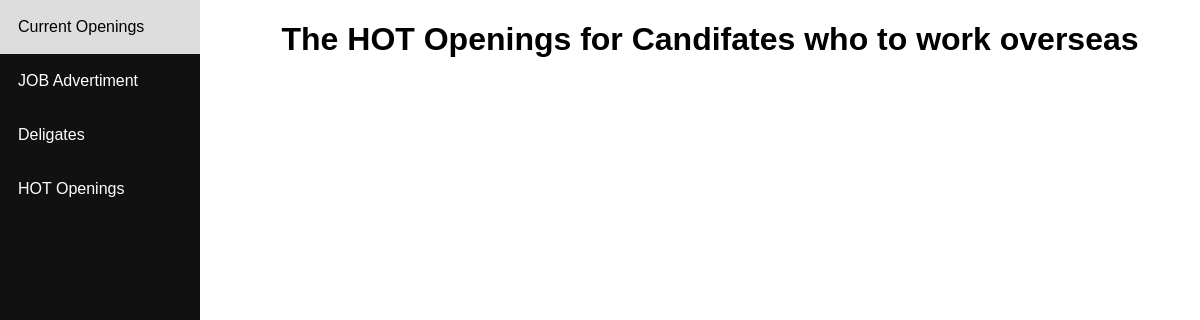
Before: /hotopening/ with the older database file.
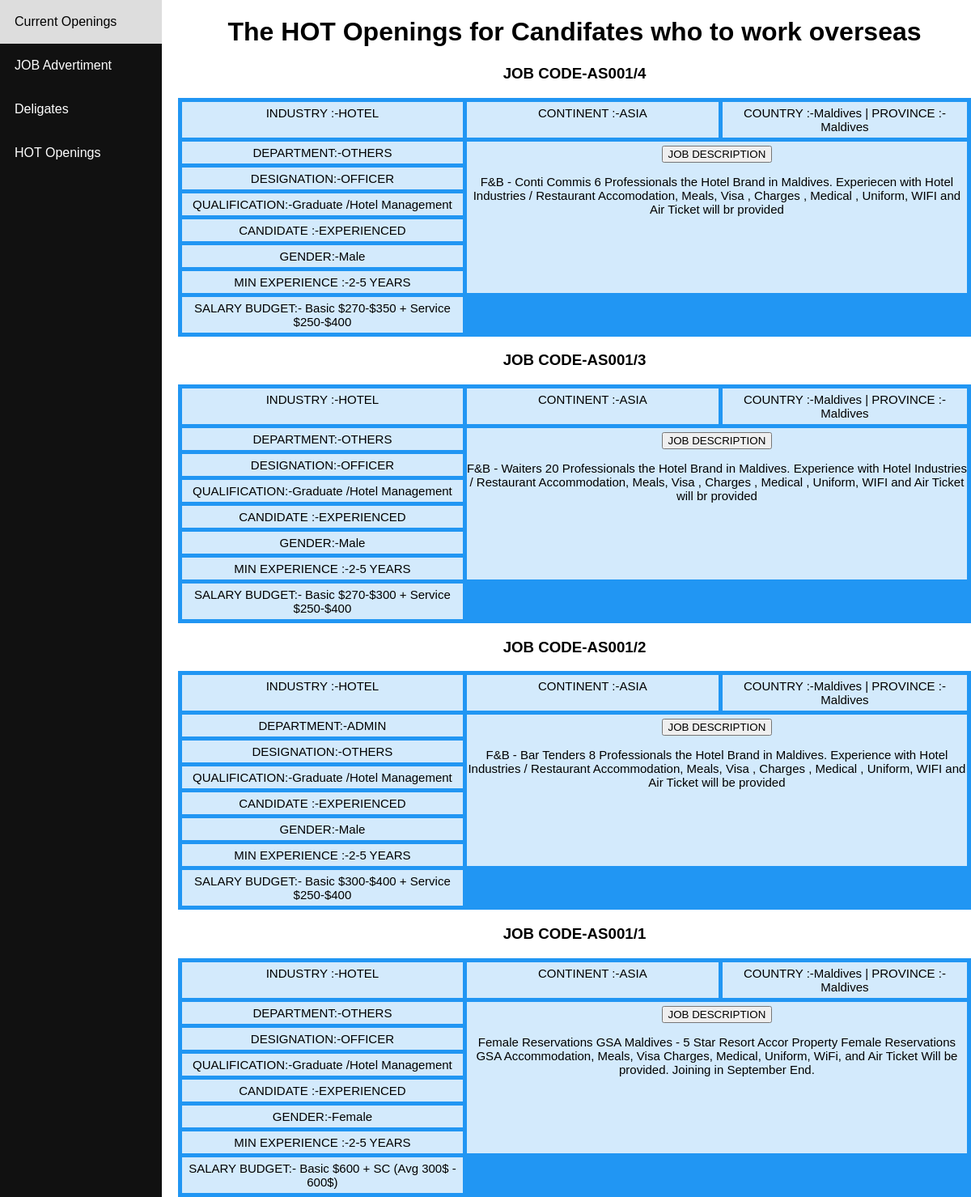
After: the same page with the newer database file.
### hotopening/models.py (models this page shows)
class hopening(models.Model):
	Deligate=models.ForeignKey(deligate,null=True,blank=True,on_delete=models.SET_NULL)
	Regno = models.CharField(default=0,max_length=100)
	Industry = models.CharField(default=0,max_length=100)
	Continent=models.CharField(default=0,choices=CONT_CHOICES,max_length=100)
	Country= models.CharField(default=0, max_length=100)
	Province=models.CharField(default=0,max_length=100)
	Department= models.CharField(default=0,choices=DEPT_CHOICES, max_length=50)
	Qualification=models.CharField(default=0,max_length=100)
	Designation = models.CharField(default=0,choices=DESIG_CHOICES, max_length=50)
	Ctype = models.CharField(default=0,choices=CAND_CHOICES, max_length=50)
	Gender = models.CharField(default=0,choices=GENDER_CHOICES, max_length=50)
	Minexp=models.CharField(default=0,choices=EXP_CHOICES, max_length=50)
	Budget = models.CharField(default=0,max_length=50)
	DetailJD  =models.TextField(default=0,)

### deligates/models.py (models this page shows)
class deligate(models.Model):
	Regno= models.CharField(default=0,max_length=100)
	Name=models.CharField(default=0,max_length=100)
	Address=models.TextField(default=0,max_length=255)
	City=models.CharField(default=0,max_length=100)
	Pincode=models.IntegerField()
	State= models.CharField(default=0,choices=STATE_CHOICES, max_length=100)
	Mobno= models.CharField(default=0,max_length=15)
	Mailid=models.CharField(default=0,max_length=100)

### hotopening/views.py (the view)
# urls.py: path('hotopening/',htopening),
def htopening(request):
	obj = hopening.objects.all().order_by("-pk")
	return render(request,'hotopening.html', {'opening':obj})

### templates/hotopening.html (shortened to what this page needs)
<!DOCTYPE html PUBLIC "-//W3C//DTD XHTML 1.0 Transitional//EN" "http://www.w3.org/TR/xhtml1/DTD/xhtml1-transitional.dtd">
<html xmlns="http://www.w3.org/1999/xhtml">
<head>
</head>
<div class="sidenav">
  <a href="/copening">Current Openings</a>
  <a href="/jobadd">JOB Advertiment</a>
  <a href="/deligate">Deligates</a>
  <a href="/hotopening">HOT Openings</a>
</div>
<div class="content">
  <center> <h1> The HOT Openings for Candifates who to work overseas  </center>
  {% for k in opening %}
    <div> <center>  <h3> JOB CODE-{{k.Deligate.Regno}}/{{k.id}}   </h3>        </center> </div>
    <div class="grid-container">
      <div class="item1">INDUSTRY  :-{{ k.Industry}}</div>
      <div class="item2">CONTINENT :-{{ k.Continent }}</div>
      <div class="item3">COUNTRY   :-{{ k.Country }} | PROVINCE :-{{ k.Province }}</div>
      <div class="item4">DEPARTMENT:-{{ k.Department}}</div>
      <div class="item4">DESIGNATION:-{{ k.Designation }}</div>
      <div class="item5"><center> <button>   JOB  DESCRIPTION </button> </center>
                 <p>{{ k.DetailJD }}</p>
      </div>
      <div class="item6">QUALIFICATION:-{{ k.Qualification }}</div>
      <div class="item7">CANDIDATE :-{{ k.Ctype }}</div>
      <div class="item8">GENDER:-{{ k.Gender }}</div>
      <div class="item9">MIN EXPERIENCE :-{{ k.Minexp }}</div>
      <div class="item10">SALARY BUDGET:- {{ k.Budget }}</div>
    </div>
  {% endfor %}
</div>
<body>
</body>
</html>

Changed rows visible on the page:
added hopening: Deligate.Regno "AS001", id "4", Industry "HOTEL", Continent "ASIA", Country "Maldives", Province "Maldives", Department "OTHERS", Designation "OFFICER", DetailJD "F&B - Conti Commis 6 Professionals the Hotel Brand in Maldives. Experiecen with Hotel Industries / Restaurant Accomodation, Meals, Visa , Charges , Medical , Uniform, WIFI and Air Ticket will br provided", Qualification "Graduate /Hotel Management", Ctype "EXPERIENCED", Gender "Male", Minexp "2-5 YEARS", Budget "Basic $270-$350 + Service $250-$400"
added hopening: Deligate.Regno "AS001", id "3", Industry "HOTEL", Continent "ASIA", Country "Maldives", Province "Maldives", Department "OTHERS", Designation "OFFICER", DetailJD "F&B - Waiters 20 Professionals the Hotel Brand in Maldives. Experience with Hotel Industries / Restaurant Accommodation, Meals, Visa , Charges , Medical , Uniform, WIFI and Air Ticket will br provided", Qualification "Graduate /Hotel Management", Ctype "EXPERIENCED", Gender "Male", Minexp "2-5 YEARS", Budget "Basic $270-$300 + Service $250-$400"
added hopening: Deligate.Regno "AS001", id "2", Industry "HOTEL", Continent "ASIA", Country "Maldives", Province "Maldives", Department "ADMIN", Designation "OTHERS", DetailJD "F&B - Bar Tenders 8 Professionals the Hotel Brand in Maldives. Experience with Hotel Industries / Restaurant Accommodation, Meals, Visa , Charges , Medical , Uniform, WIFI and Air Ticket will be provided", Qualification "Graduate /Hotel Management", Ctype "EXPERIENCED", Gender "Male", Minexp "2-5 YEARS", Budget "Basic $300-$400 + Service $250-$400"
added hopening: Deligate.Regno "AS001", id "1", Industry "HOTEL", Continent "ASIA", Country "Maldives", Province "Maldives", Department "OTHERS", Designation "OFFICER", DetailJD "Female Reservations GSA Maldives - 5 Star Resort Accor Property Female Reservations GSA Accommodation, Meals, Visa Charges, Medical, Uniform, WiFi, and Air Ticket Will be provided. Joining in September End.", Qualification "Graduate /Hotel Management", Ctype "EXPERIENCED", Gender "Female", Minexp "2-5 YEARS", Budget "Basic $600 + SC (Avg 300$ - 600$)"
